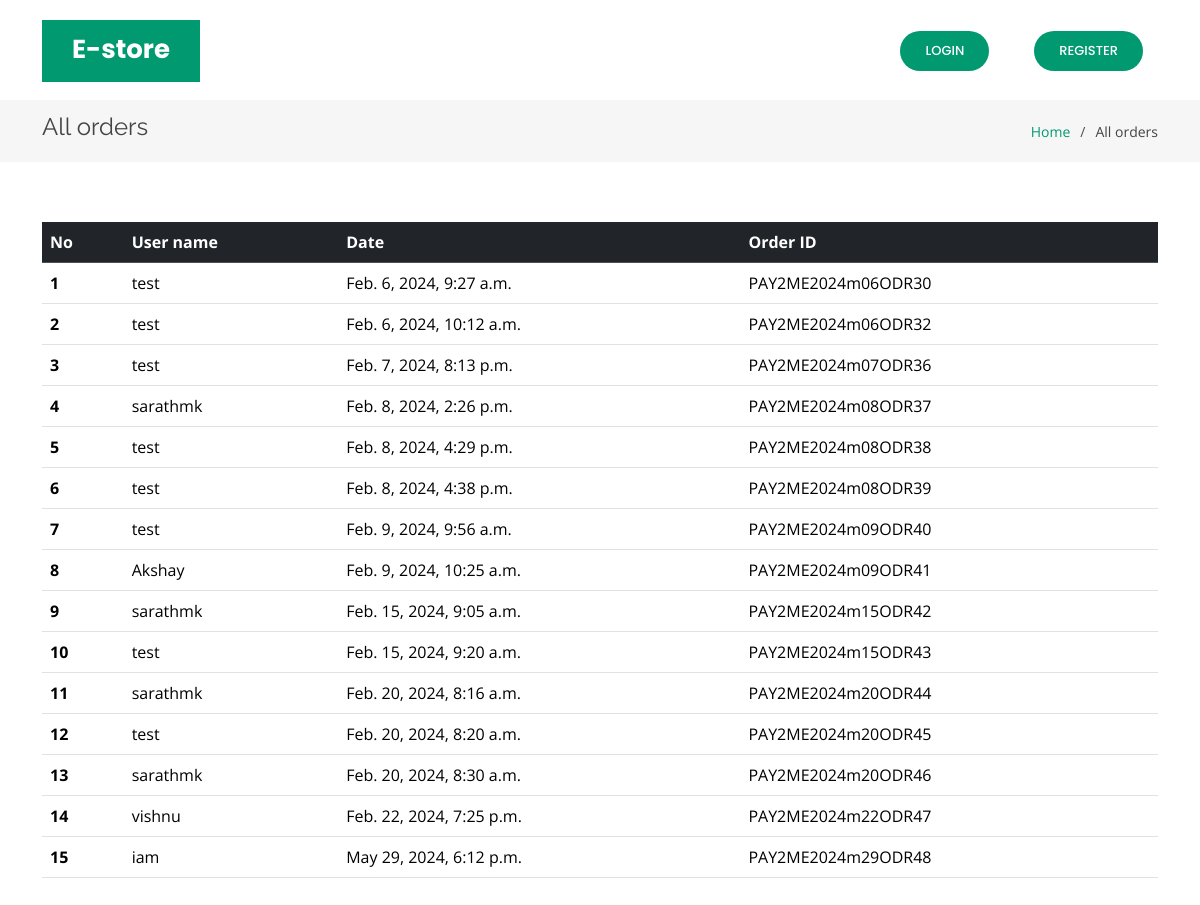
The app's page /order_list/ with its own data.
### core/models.py (models this page shows, shortened)
class Order(models.Model):
    user=models.ForeignKey(User,on_delete=models.CASCADE)
    items=models.ManyToManyField(Orderitem)
    start_date=models.DateTimeField(auto_now_add=True)
    ordered_date=models.DateTimeField()
    ordered=models.BooleanField(default=False)
    order_id=models.CharField(max_length=100,unique=True,default=None,blank=True,null=True)
    datetime_ofpayment=models.DateTimeField(auto_now_add=True)
    order_delivered=models.BooleanField(default=False)
    order_received=models.BooleanField(default=False)
    razorpay_order_id=models.CharField(max_length=500,null=True,blank=True)
    razorpay_payment_id=models.CharField(max_length=500,null=True,blank=True)
    razorpay_signature=models.CharField(max_length=500,null=True,blank=True)

### core/views.py (the view)
# urls.py: path('order_list/', views.order_list, name='order_list'),
def order_list(request):
    orders = Order.objects.all()
    return render(request, 'core/orderview.html', {'orders': orders})

### templates/core/orderview.html (shortened to what this page needs)
<!DOCTYPE html>
{% load static%}
{% load cart_template_tag %}
<html lang="en">
<head>
    <link href="{% static 'vendor/aos/aos.css' %}" rel="stylesheet">
    <link href="{% static '/vendor/bootstrap/css/bootstrap.min.css' %}" rel="stylesheet">
    <link href="{% static 'vendor/bootstrap-icons/bootstrap-icons.css' %}" rel="stylesheet">
    <link href="{% static 'vendor/boxicons/css/boxicons.min.css' %}" rel="stylesheet">
    <link href="{% static 'vendor/glightbox/css/glightbox.min.css' %}" rel="stylesheet">
    <link href="{% static 'vendor/remixicon/remixicon.css' %}" rel="stylesheet">
    <link href="{% static 'vendor/swiper/swiper-bundle.min.css' %}" rel="stylesheet">
    <link href="{% static 'css/style.css' %}" rel="stylesheet">
</head>
<body>
  <header id="header" class="fixed-top d-flex align-items-center">
    <div class="container">
      <div class="header-container d-flex align-items-center justify-content-between">
        <div class="logo">
          <h1 class="text-light"><a href="index.html"><span>E-store</span></a></h1>
        </div>
        <nav id="navbar" class="navbar">
          <ul>
            {% if user.is_authenticated %}
            <li><a class="nav-link scrollto active" href="{% url 'index' %}">Home</a></li>
            <li><a class="nav-link scrollto active" href="{%url 'orderlist' %}">Cart&nbsp;&nbsp;<div style="color:red;">{{request.user| cart_item_count}}</div></a></li>
            {% if user.is_superuser %}
            <li><a class="nav-link scrollto active" href="{% url 'add_product'%}">Add Product</a></li>
            <li><a class="nav-link scrollto active" href="{% url 'add_category'%}">Add Category</a></li>
            <li><a class="nav-link scrollto active" href="{% url 'order_list'%}">All orders</a></li>
            <a href="{% url 'contact_view'%}" class="nav-link scrollto active">View Contact Details</a>
            <li><a class="nav-link scrollto active" href="{% url 'productview'%}">All Products</a></li>
            {% comment %} <li><a class="nav-link scrollto active" href="{% url 'update_product'  %}">Update Product</a></li> {% endcomment %}
            {% endif %}
            <li><a class="nav-link scrollto active" href="#hero">welcome {{user.username}}</a></li>
            {% if not user.is_superuser %}
            <li><a class="getstarted scrollto" href="{% url 'contact_us' %}">Contact Us</a></li>
            {%endif%}
            <li><a class="getstarted scrollto" href="{% url 'user_logout' %}">Logout</a></li>
            {% else %}
            <li><a class="getstarted scrollto" href="{% url 'user_login' %}">Login</a></li>
            <li><a class="getstarted scrollto" href="{% url 'user_register' %}">Register</a></li>
            {%endif%}
          </ul>
        </nav>
      </div>
    </div>
  </header>
  <main id="main">
    <section class="breadcrumbs">
      <div class="container">
        <div class="d-flex justify-content-between align-items-center">
          <h2>All orders</h2>
          <ol>
            <li><a href="{%url 'index'%}">Home</a></li>
            <li>All orders</li>
          </ol>
        </div>
      </div>
    </section>
    <section class="inner-page">
      <div class="container">
        <table class="table">
            <thead class="table-dark">
             <tr>
                <th scope="col">No</th>
                <th scope="col">User name</th>
                <th scope="col">Date</th>
                <th scope="col">Order ID</th>
    </tr>
  </thead>
  <tbody>
    {% for order_item in orders %}
    <tr>
      <th scope="row">{{forloop.counter}}</th>
      <td>{{order_item.user}}</td>
      <td>{{order_item.ordered_date}}</td>
      <td>{{order_item.order_id}}</td>
    </tr>
    {%endfor%}
  </tbody>
          </table>
      </div>
    </section>
  </main>
</body>
</html>

### static/css/style.css (style rules this page uses)
body { font-family: "Open Sans", sans-serif; color: #444444; }
a { color: #009970; text-decoration: none; }
h1, h2, h3, h4, h5, h6 { font-family: "Raleway", sans-serif; }
#header { transition: all 0.5s; z-index: 997; transition: all 0.5s; top: 20px; }
#header .header-container { background: #fff; }
#header .logo { overflow: hidden; padding: 16px 30px 12px 30px; background: #009970; }
#header .logo h1 { font-size: 26px; padding: 0; line-height: 1; font-weight: 700; font-family: "Poppins", sans-serif; }
#header .logo h1 a, #header .logo h1 a:hover { color: #fff; text-decoration: none; }
.navbar { padding: 0; }
.navbar ul { margin: 0; padding: 0; display: flex; list-style: none; align-items: center; }
.navbar li { position: relative; }
.navbar a, .navbar a:focus { display: flex; align-items: center; justify-content: space-between; padding: 10px 0 10px 30px; color: #36343a; transition: 0.3s; font-size: 13px; font-weight: 500; text-transform: uppercase; font-family: "Poppins", sans-serif; white-space: nowrap; transition: 0.3s; }
.navbar .getstarted, .navbar .getstarted:focus { background: #009970; padding: 10px 25px; margin-left: 30px; margin-right: 15px; border-radius: 50px; color: #fff; }
section { padding: 60px 0; overflow: hidden; }
.breadcrumbs { padding: 15px 0; background: #f6f6f7; margin-top: 100px; }
.breadcrumbs h2 { font-size: 24px; line-height: 1; font-weight: 400; }
.breadcrumbs ol { display: flex; flex-wrap: wrap; list-style: none; padding: 0; margin: 0; font-size: 14px; }
.breadcrumbs ol li+li { padding-left: 10px; }
.breadcrumbs ol li+li::before { display: inline-block; padding-right: 10px; color: #4f4c55; content: "/"; }

### records on screen
Order: user "test", ordered_date "Feb. 6, 2024, 9:27 a.m.", order_id "PAY2ME2024m06ODR30"
Order: user "test", ordered_date "Feb. 6, 2024, 10:12 a.m.", order_id "PAY2ME2024m06ODR32"
Order: user "test", ordered_date "Feb. 7, 2024, 8:13 p.m.", order_id "PAY2ME2024m07ODR36"
Order: user "sarathmk", ordered_date "Feb. 8, 2024, 2:26 p.m.", order_id "PAY2ME2024m08ODR37"
Order: user "test", ordered_date "Feb. 8, 2024, 4:29 p.m.", order_id "PAY2ME2024m08ODR38"
Order: user "test", ordered_date "Feb. 8, 2024, 4:38 p.m.", order_id "PAY2ME2024m08ODR39"
Order: user "test", ordered_date "Feb. 9, 2024, 9:56 a.m.", order_id "PAY2ME2024m09ODR40"
Order: user "Akshay", ordered_date "Feb. 9, 2024, 10:25 a.m.", order_id "PAY2ME2024m09ODR41"
Order: user "sarathmk", ordered_date "Feb. 15, 2024, 9:05 a.m.", order_id "PAY2ME2024m15ODR42"
Order: user "test", ordered_date "Feb. 15, 2024, 9:20 a.m.", order_id "PAY2ME2024m15ODR43"
Order: user "sarathmk", ordered_date "Feb. 20, 2024, 8:16 a.m.", order_id "PAY2ME2024m20ODR44"
Order: user "test", ordered_date "Feb. 20, 2024, 8:20 a.m.", order_id "PAY2ME2024m20ODR45"
Order: user "sarathmk", ordered_date "Feb. 20, 2024, 8:30 a.m.", order_id "PAY2ME2024m20ODR46"
Order: user "vishnu", ordered_date "Feb. 22, 2024, 7:25 p.m.", order_id "PAY2ME2024m22ODR47"
Order: user "iam", ordered_date "May 29, 2024, 6:12 p.m.", order_id "PAY2ME2024m29ODR48"
